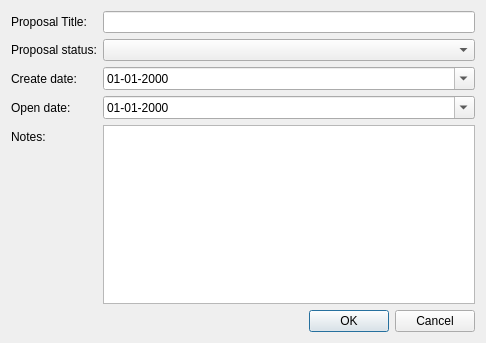
<?xml version="1.0" encoding="UTF-8"?>
<ui version="4.0">
 <class>ProposalDetails</class>
 <widget class="QDialog" name="ProposalDetails">
  <property name="geometry">
   <rect>
    <x>0</x>
    <y>0</y>
    <width>486</width>
    <height>343</height>
   </rect>
  </property>
  <property name="sizePolicy">
   <sizepolicy hsizetype="Fixed" vsizetype="Fixed">
    <horstretch>0</horstretch>
    <verstretch>0</verstretch>
   </sizepolicy>
  </property>
  <property name="maximumSize">
   <size>
    <width>500</width>
    <height>360</height>
   </size>
  </property>
  <property name="windowTitle">
   <string>Proposal Details</string>
  </property>
  <layout class="QFormLayout" name="formLayout">
   <item row="0" column="0">
    <widget class="QLabel" name="label">
     <property name="text">
      <string>Proposal Title:</string>
     </property>
    </widget>
   </item>
   <item row="0" column="1">
    <widget class="QLineEdit" name="ProposalTitle"/>
   </item>
   <item row="1" column="0">
    <widget class="QLabel" name="label_2">
     <property name="text">
      <string>Proposal status:</string>
     </property>
    </widget>
   </item>
   <item row="1" column="1">
    <widget class="QComboBox" name="ProposalStatusID"/>
   </item>
   <item row="2" column="0">
    <widget class="QLabel" name="label_3">
     <property name="text">
      <string>Create date:</string>
     </property>
    </widget>
   </item>
   <item row="2" column="1">
    <widget class="QDateEdit" name="ProposalCreateDate">
     <property name="displayFormat">
      <string>dd-MM-yyyy</string>
     </property>
     <property name="calendarPopup">
      <bool>true</bool>
     </property>
    </widget>
   </item>
   <item row="3" column="0">
    <widget class="QLabel" name="label_5">
     <property name="text">
      <string>Open date:</string>
     </property>
    </widget>
   </item>
   <item row="3" column="1">
    <widget class="QDateEdit" name="ProposalOpenDate">
     <property name="displayFormat">
      <string>dd-MM-yyyy</string>
     </property>
     <property name="calendarPopup">
      <bool>true</bool>
     </property>
    </widget>
   </item>
   <item row="4" column="0">
    <widget class="QLabel" name="label_4">
     <property name="text">
      <string>Notes:</string>
     </property>
    </widget>
   </item>
   <item row="4" column="1">
    <widget class="QTextEdit" name="ProposalNotes"/>
   </item>
   <item row="5" column="1">
    <widget class="QDialogButtonBox" name="button_box">
     <property name="orientation">
      <enum>Qt::Horizontal</enum>
     </property>
     <property name="standardButtons">
      <set>QDialogButtonBox::Cancel|QDialogButtonBox::Ok</set>
     </property>
    </widget>
   </item>
  </layout>
 </widget>
 <tabstops>
  <tabstop>ProposalTitle</tabstop>
  <tabstop>ProposalStatusID</tabstop>
  <tabstop>ProposalCreateDate</tabstop>
  <tabstop>ProposalOpenDate</tabstop>
  <tabstop>ProposalNotes</tabstop>
  <tabstop>button_box</tabstop>
 </tabstops>
 <resources/>
 <connections>
  <connection>
   <sender>button_box</sender>
   <signal>accepted()</signal>
   <receiver>ProposalDetails</receiver>
   <slot>accept()</slot>
   <hints>
    <hint type="sourcelabel">
     <x>20</x>
     <y>20</y>
    </hint>
    <hint type="destinationlabel">
     <x>20</x>
     <y>20</y>
    </hint>
   </hints>
  </connection>
  <connection>
   <sender>button_box</sender>
   <signal>rejected()</signal>
   <receiver>ProposalDetails</receiver>
   <slot>reject()</slot>
   <hints>
    <hint type="sourcelabel">
     <x>20</x>
     <y>20</y>
    </hint>
    <hint type="destinationlabel">
     <x>20</x>
     <y>20</y>
    </hint>
   </hints>
  </connection>
 </connections>
</ui>
